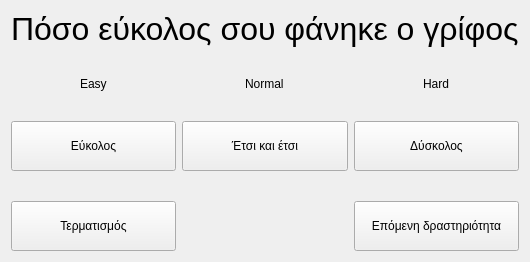
        <widget class="QWidget" name="feeback">
         <layout class="QGridLayout" name="gridLayout_11">
          <item row="0" column="0">
           <layout class="QGridLayout" name="gridLayout_10">
            <property name="sizeConstraint">
             <enum>QLayout::SetDefaultConstraint</enum>
            </property>
            <property name="verticalSpacing">
             <number>30</number>
            </property>
            <item row="1" column="1" alignment="Qt::AlignHCenter">
             <widget class="QLabel" name="normal">
              <property name="maximumSize">
               <size>
                <width>900</width>
                <height>600</height>
               </size>
              </property>
              <property name="text">
               <string>Normal</string>
              </property>
              <property name="scaledContents">
               <bool>true</bool>
              </property>
             </widget>
            </item>
            <item row="0" column="0" colspan="3" alignment="Qt::AlignHCenter">
             <widget class="QLabel" name="label_6">
              <property name="sizePolicy">
               <sizepolicy hsizetype="Minimum" vsizetype="Minimum">
                <horstretch>0</horstretch>
                <verstretch>0</verstretch>
               </sizepolicy>
              </property>
              <property name="font">
               <font>
                <pointsize>24</pointsize>
               </font>
              </property>
              <property name="text">
               <string>Πόσο εύκολος σου φάνηκε ο γρίφος</string>
              </property>
             </widget>
            </item>
            <item row="1" column="0" alignment="Qt::AlignHCenter">
             <widget class="QLabel" name="easy">
              <property name="maximumSize">
               <size>
                <width>900</width>
                <height>600</height>
               </size>
              </property>
              <property name="text">
               <string>Easy</string>
              </property>
              <property name="scaledContents">
               <bool>true</bool>
              </property>
             </widget>
            </item>
            <item row="3" column="0">
             <widget class="QPushButton" name="terminateButton">
              <property name="text">
               <string>
Τερματισμός
</string>
              </property>
             </widget>
            </item>
            <item row="2" column="2">
             <widget class="QPushButton" name="feedbackHardButton">
              <property name="text">
               <string>
Δύσκολος
</string>
              </property>
             </widget>
            </item>
            <item row="3" column="2">
             <widget class="QPushButton" name="nextExersice">
              <property name="text">
               <string>
Επόμενη δραστηριότητα
</string>
              </property>
             </widget>
            </item>
            <item row="1" column="2" alignment="Qt::AlignHCenter">
             <widget class="QLabel" name="hard">
              <property name="maximumSize">
               <size>
                <width>900</width>
                <height>600</height>
               </size>
              </property>
              <property name="text">
               <string>Hard</string>
              </property>
             </widget>
            </item>
            <item row="2" column="0">
             <widget class="QPushButton" name="feedbackEasyButton">
              <property name="text">
               <string>
Εύκολος
</string>
              </property>
             </widget>
            </item>
            <item row="2" column="1">
             <widget class="QPushButton" name="feedbackNormalButton">
              <property name="text">
               <string>
Έτσι και έτσι
</string>
              </property>
             </widget>
            </item>
           </layout>
          </item>
         </layout>
        </widget>
